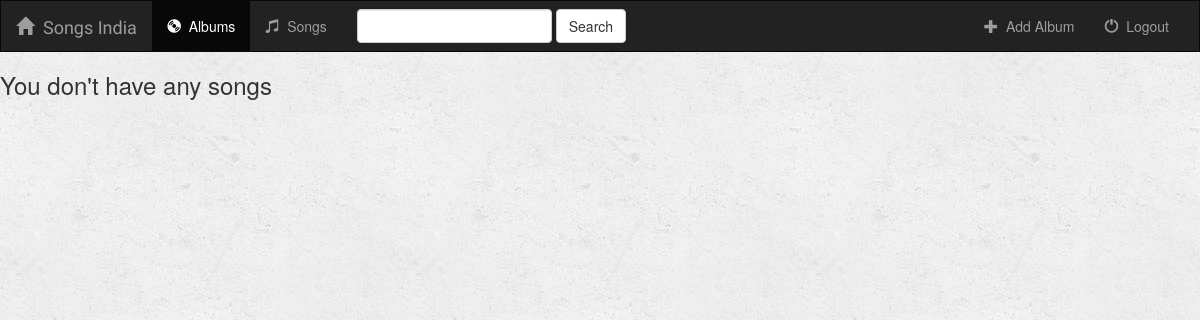
The page /music/songs/all/ (signed in) on the database as committed earlier.
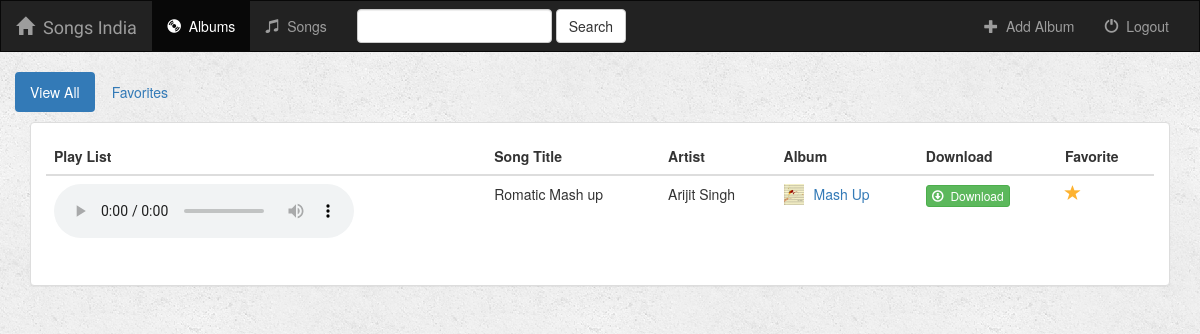
The same page on the database as committed later.
### music/models.py (models this page shows, shortened)
class Song(models.Model):
    album = models.ForeignKey(Album, on_delete=models.CASCADE)
    song_title = models.CharField(max_length=250)
    audio_file = models.FileField()
    is_favorite = models.BooleanField(default=False)

class Album(models.Model):
    user = models.ForeignKey(User, default=1)
    artist = models.CharField(max_length=250)
    album_title = models.CharField(max_length=500)
    genre = models.CharField(max_length=100)
    album_logo = models.FileField()
    is_favorite = models.BooleanField(default=False)

### music/views.py (the view)
# urls.py: url(r'^songs/(?P<filter_by>[a-zA_Z]+)/$', views.SongView.as_view(), name='songs'),
class SongView(View):
    def get(self, request, filter_by):
        if not self.request.user.is_authenticated():
            return render(request, 'music/login.html')
        try:
            song_ids = []
            for album in Album.objects.filter(user=self.request.user):
                for song in album.song_set.all():
                    song_ids.append(song.pk)
            users_songs = Song.objects.filter(pk__in=song_ids)
            if filter_by == 'favorites':
                users_songs = users_songs.filter(is_favorite=True)
        except Album.DoesNotExist:
            users_songs = []
        return render(request, 'music/songs.html', {
            'all_songs': users_songs,
            'filter_by': filter_by,
        })

### music/templates/music/songs.html (shortened to what this page needs)
{% extends 'music/base.html' %}
{% block body %}
    {% if all_songs %}
    <div class="container-fluid songs-container">
        <div class="row">
            <div class="col-sm-12">
                <ul class="nav nav-pills" style="margin-bottom: 10px;">
                    <li role="presentation" {% if filter_by == 'all' %}class="active"{% endif %}>
                        <a href="{% url 'music:songs' 'all' %}">View All</a></li>
                    <li role="presentation" {% if filter_by == 'favorites' %}class="active"{% endif %}>
                        <a href="{% url 'music:songs' 'favorites' %}">Favorites</a></li>
                </ul>
            </div>
        </div>
        <div>
            <div class="col-sm-12">
                <div class="panel panel-default">
                    <div class="panel-body">
                        <table class="table">
                            <thead>
                                <tr>
                                    <th>Play List</th>
                                    <th>Song Title</th>
                                    <th>Artist</th>
                                    <th>Album</th>
                                    <th>Download</th>
                                    <th>Favorite</th>
                                </tr>
                                </thead>
                                <tbody>
                                    {% for song in all_songs %}
                                    <tr>
                                        <td>
                                            <audio controls>
                                                <source src="{{ song.audio_file.url }}" type="audio/mpeg">
                                                <source src="{{ song.audio_file.url }}" type="audio/ogg; codecs=vorbis">
                                            </audio>
                                        </td>
                                        <td>{{ song.song_title }}</td>
                                        <td>{{ song.album.artist }}</td>
                                        <td>
                                            <a href="{% url 'music:detail' song.album.id %}">
                                                <img src="{{ song.album.album_logo.url }}" class="img-responsive" style="width: 20px; float: left; margin-right: 10px;" />
                                            </a>
                                            <a href="{% url 'music:detail' song.album.id %}">{{ song.album.album_title }}</a>
                                        </td>
                                        <td>
                                        <a target="_blank" href="{{ song.audio_file.url }}">
                                            <button type="button" class="btn btn-success btn-xs">
                                                <span class="glyphicon glyphicon-download"></span>&nbsp; Download
                                            </button>
                                        </a>
                                        </td>
                                        <td>
                                            <a href="{% url 'music:song-favorite' song.id 'songs' %}" class="btn-favorite">
                                                <span class="glyphicon glyphicon-star {% if song.is_favorite %}active{% endif %}"></span>
                                            </a>
                                        </td>
                                    </tr>
                                {% endfor %}
                            </tbody>
                        </table>
                    </div>
                </div>
            </div>
        </div>
    </div>
    {% else %}
        <h3>You don't have any songs</h3>
    {% endif %}
{% endblock %}

### music/templates/music/base.html (shortened to what this page needs)
<!DOCTYPE html>
<html lang="en">
<head>
    {% load staticfiles %}
    <link rel="stylesheet" type="text/css" href="https://maxcdn.bootstrapcdn.com/bootstrap/3.3.6/css/bootstrap.min.css">
    <link rel="stylesheet" type="text/css" href="{% static 'music/style.css' %}" />
</head>
<body>
    <nav class="navbar navbar-inverse">
    <div class="container-fluid">
        <div class="navbar-header">
            <a class="navbar-brand" href="{% url 'music:index' %}">
	        <span class="glyphicon glyphicon-home" aria-hidden="true"></span>&nbsp
	        Songs India
	    </a>
        </div>
        <div class="collapse navbar-collapse" id="topNavBar">
            <ul class="nav navbar-nav">
                <li class="active">
                    <a href="{% url 'music:index' %}">
                        <span class="glyphicon glyphicon-cd" aria-hidden="true"></span>&nbsp;
                        Albums
                    </a>
                </li>
                <li class="">
                    <a href="{% url 'music:songs' 'all' %}">
                        <span class="glyphicon glyphicon-music" aria-hidden="true"></span>&nbsp;
                        Songs
                    </a>
                </li>
            </ul>
            <form class="navbar-form navbar-left" role="search" method="get" action="{% url 'music:index'%}" >
                <div class="form-group">
                    <input type="text" class="form-control" name="search" value="{{ request.GET.search }}" />
                </div>
                <button type="submit" class="btn btn-default">Search</button>
            </form>
            <ul class="nav navbar-nav navbar-right">
                <li>
                    <a href="{% url 'music:album-add' %}">
                        <span class="glyphicon glyphicon-plus" aria-hidden="true"></span>&nbsp; Add Album
                    </a>
                </li>
                <li>
                    <a href="{% url 'music:logout' %}">
                        <span class="glyphicon glyphicon-off" aria-hidden="true"></span>&nbsp; Logout
                    </a>
                </li>
            </ul>
        </div>
    </div>
</nav>
{% block body %}
{% endblock %}
</body>
</html>

### music/static/music/style.css (style rules this page uses)
body { background: white url("images/background.png"); }
.navbar { border-radius: 0; }
.navbar-brand { font-family: 'Satisfy', cursive; }
.glyphicon-star { color: #CCCCCC; font-size: 16px; }
.glyphicon-star.active { color: #FDB230; }

Rows that differ between the two databases and show on the page:
added Song: song_title "Romatic Mash up", album.artist "Arijit Singh", album.album_logo (picture), album.album_title "Mash Up", is_favorite True (drawn)
Other text that changed with them:
text no longer shown: "You don't have any songs"
text now shown: "View All Favorites Play List Song Title Artist Album Download Favorite"
